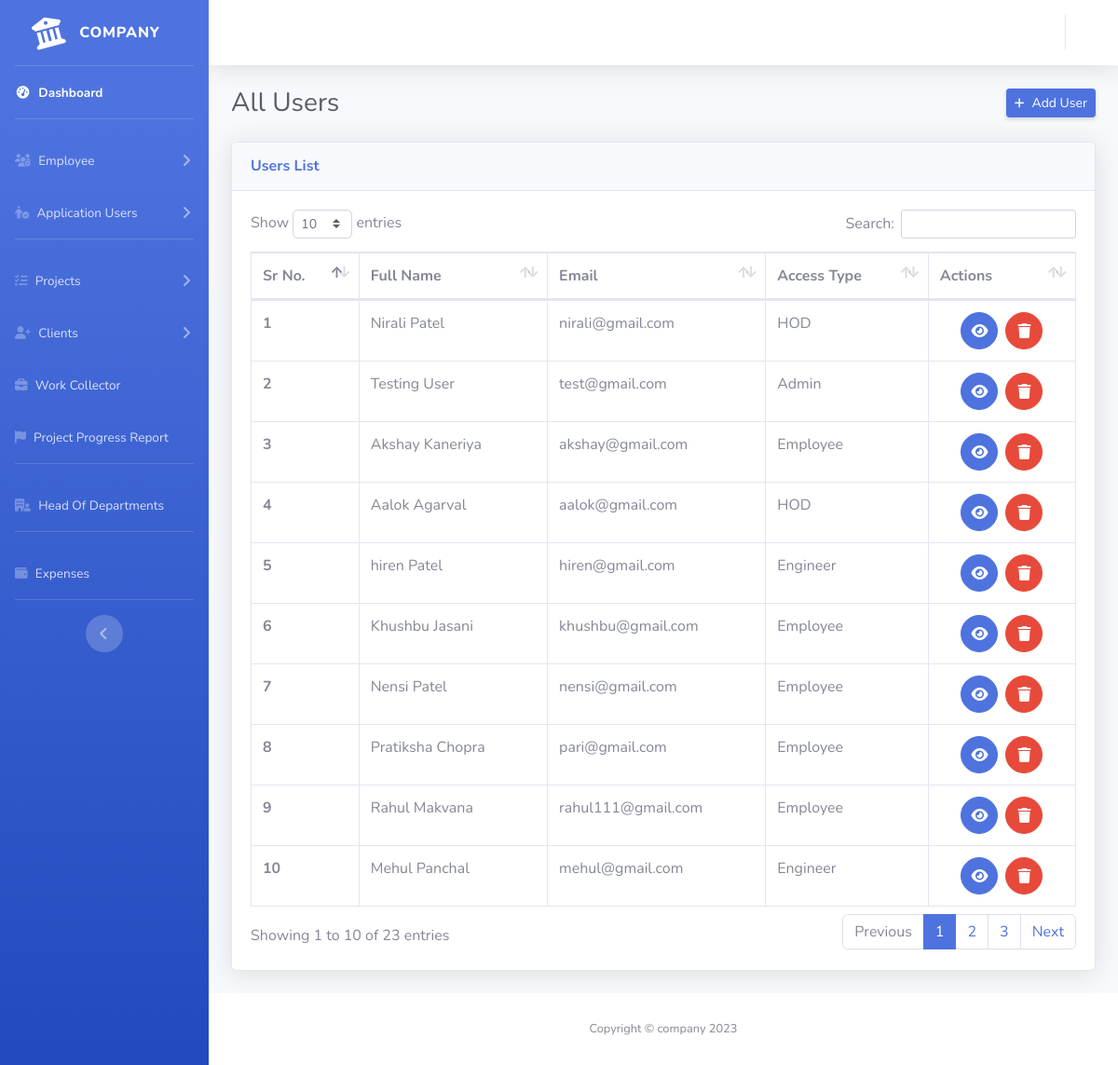
Page /admin/index.php?page=user-dashboard (signed in) on the committed database.
### tables this page shows
CREATE TABLE `users` (
  `user_id` text NOT NULL,
  `user_email` text NOT NULL,
  `user_password` text NOT NULL,
  `emp_id` text NOT NULL,
  `user_first_name` varchar(100) NOT NULL,
  `user_last_name` varchar(100) NOT NULL,
  `user_access_type` int(10) NOT NULL DEFAULT 2 COMMENT '1: Admin\r\n2: Employee\r\n3: Engineer\r\n4: HOD'
);

### admin/user-dashboard.php (the view, shortened to what this page needs)
<div class="container-fluid">
    <div class="d-sm-flex align-items-center justify-content-between mb-4">
        <h1 class="h3 mb-0 text-gray-800">All Users</h1>
        <a href="./index.php?page=user-new" class="d-none d-sm-inline-block btn btn-sm btn-primary shadow-sm"><i class="fas fa-plus fa-sm text-white mr-2"></i>Add User</a>
    </div>
    <div class="row">
        <div class="col-xl-12 col-lg-7">
            <div class="card shadow mb-4">
                <div class="card-header py-3">
                    <h6 class="m-0 font-weight-bold text-primary">Users List</h6>
                </div>
                <div class="card-body">
                    <div class="table-responsive">
                        <table class="table table-bordered" id="dataTable" width="100%" cellspacing="0">
                            <thead>
                                <tr>
                                    <th>Sr No.</th>
                                    <th>Full Name</th>
                                    <th>Email</th>
                                    <th>Access Type</th>
                                    <th>Actions</th>
                                </tr>
                            </thead>
                            <tbody>
                                <?php
                                $i = 1;
                                $qry = $con->query("SELECT * FROM  users;");
                                while ($row = $qry->fetch_assoc()) { ?>
                                    <tr>
                                        <th scope="row">
                                            <?php echo $i++ ?>
                                        </th>
                                        <td>
                                            <?php echo $row['user_first_name'] . " " . $row['user_last_name']; ?>
                                        </td>
                                        <td>
                                            <?php echo $row['user_email'] ?>
                                        </td>
                                        <td>
                                            <?php
                                            if ($row['user_access_type'] == 1) {
                                                echo "Admin";
                                            } else if ($row['user_access_type'] == 2) {
                                                echo "Employee";
                                            } else if ($row['user_access_type'] == 3) {
                                                echo "Engineer";
                                            } else {
                                                echo "HOD";
                                            }
                                            ?>
                                        </td>
                                        <td class="d-flex align-items-center justify-content-center">
                                            <a type="button" class="btn btn-primary btn-circle viewEmployee mx-1" href="./index.php?page=employee-viewer&empId=<?php echo $row['emp_id'] ?>&content=user"><i class="fa-solid fa-eye"></i></a>
                                            <a type="button" class="btn btn-danger  btn-circle  mx-1" href="#" data-toggle="modal" data-target="#deleteUserModal"><i class="fa-solid fa-trash"></i></a>
                                        </td>
                                    </tr>
                                <?php } ?>
                            </tbody>
                        </table>
                    </div>
                </div>
            </div>
        </div>
    </div>

### rows in the picture
users: user_first_name "Nirali", user_last_name "Patel", user_email "nirali@gmail.com", user_access_type "HOD"
users: user_first_name "Testing", user_last_name "User", user_email "test@gmail.com", user_access_type "Admin"
users: user_first_name "Akshay", user_last_name "Kaneriya", user_email "akshay@gmail.com", user_access_type "Employee"
users: user_first_name "Aalok", user_last_name "Agarval", user_email "aalok@gmail.com", user_access_type "HOD"
users: user_first_name "hiren", user_last_name "Patel", user_email "hiren@gmail.com", user_access_type "Engineer"
users: user_first_name "Khushbu", user_last_name "Jasani", user_email "khushbu@gmail.com", user_access_type "Employee"
users: user_first_name "Nensi", user_last_name "Patel", user_email "nensi@gmail.com", user_access_type "Employee"
users: user_first_name "Pratiksha", user_last_name "Chopra", user_email "pari@gmail.com", user_access_type "Employee"
users: user_first_name "Rahul", user_last_name "Makvana", user_email "rahul111@gmail.com", user_access_type "Employee"
users: user_first_name "Mehul", user_last_name "Panchal", user_email "mehul@gmail.com", user_access_type "Engineer"
